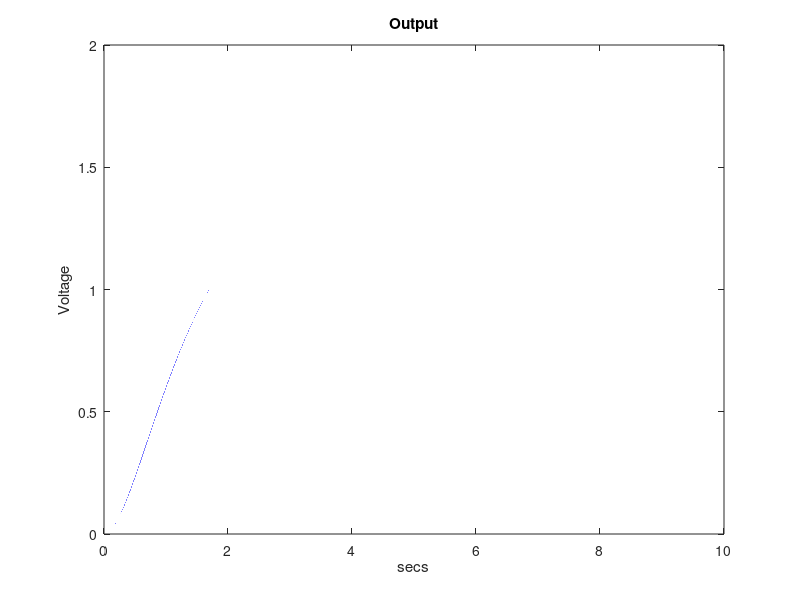
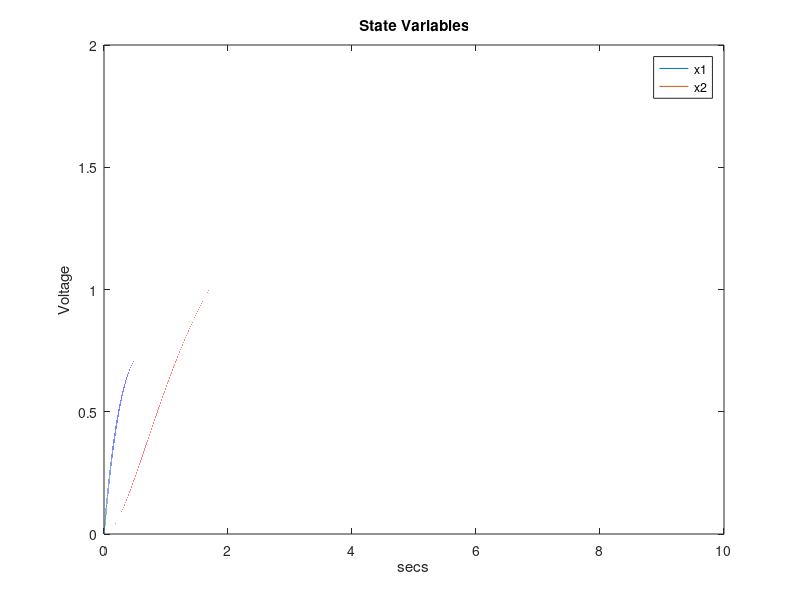
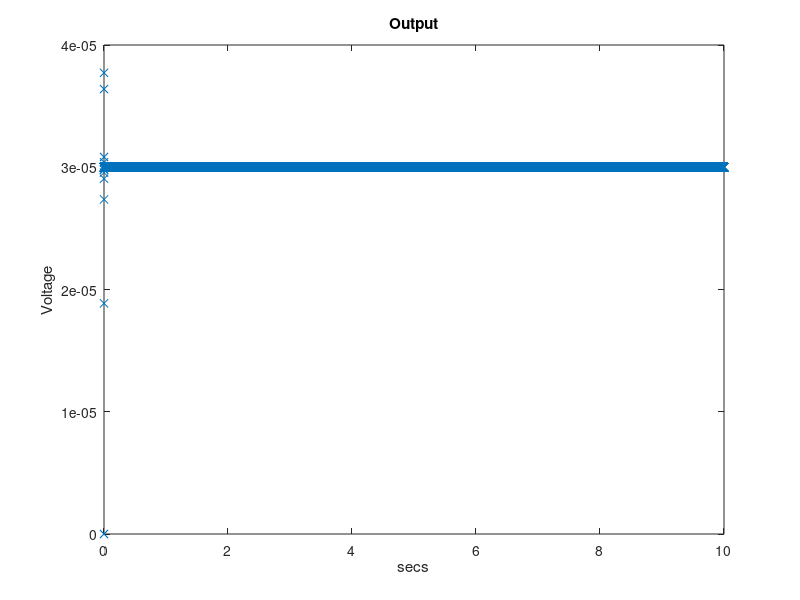
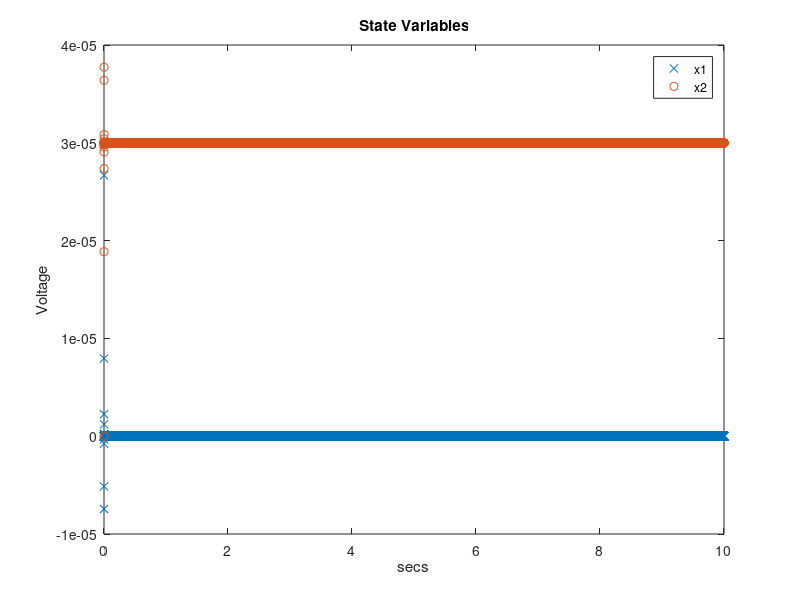

The MATLAB script that drew these images, in order: (Note: this script raises an error after producing the figures.)
% Options/switches
sine_input = 0;
plot_input = 0; 

%%
% y(t)'' + a*y'(t) + b*y(t) = u(t)
a = 3;
b = 2;
% Put equation into CCF
 A = [-a -b
     1    0];
 B = [1
     0];
 C = [0   1];
 D = 0;
 
%10 KHz sine wave input or 3V step input
freq = 1000;
samp_freq = 60*freq;
time = 10000*(1/freq);
T = 0:(1/samp_freq):time;                
if (sine_input == 1)
    U = sin(2*pi*freq.*T);
else
    U = 3*ones(size(T));  
end
if (plot_input == 1)
    figure;
    plot(T,U, 'x')
    title('Input'); xlabel('secs'); ylabel('Voltage');
end
sys = ss(A,B,C,D); 
% simulate and plot the response
[Y1, Tsim, X1] = lsim(sys,U,T);
figure;
plot(Tsim, Y1)
title('Output'); xlabel('secs'); ylabel('Voltage');
figure;
plot(Tsim, X1(:,1))
hold on
plot(Tsim, X1(:,2))
legend('x1', 'x2');
title('State Variables'); xlabel('secs'); ylabel('Voltage');

% Run again with the integrator scaling
%%
int_const = 0.1e5; % 0.16 (1/us)
a = 1*int_const;
b = 2*int_const;
input_gain = 0.2;
% Put equation into CCF
 A = [-a -b
     int_const    0];
 B = [1
     0];
 C = [0   1];
 D = 0;
 
%10 KHz sine wave input or 3V step input
freq = 1000;
samp_freq = 60*freq;
time = 10000*(1/freq);
%T = 0:(1/samp_freq):time;     
T = 0:0.0001:time;   
if (sine_input == 1)
    U = sin(2*pi*freq.*T);
else
    U = 3*input_gain*ones(size(T));  
end
if (plot_input == 1)
    figure;
    plot(T,U, 'x')
    title('Input'); xlabel('secs'); ylabel('Voltage');
end
sys = ss(A,B,C,D); 
% simulate and plot the response
X0 = [0;0];   %Initial conditions
[Y2, Tsim, X2] = lsim(sys,U,T,X0);
figure;
plot(Tsim, Y2,'x')
title('Output'); xlabel('secs'); ylabel('Voltage');
figure;
plot(Tsim, X2(:,1),'x')
hold on
plot(Tsim, X2(:,2),'o')
legend('x1', 'x2');
title('State Variables'); xlabel('secs'); ylabel('Voltage');

%%
%Plot the unscaled and scaled equations together
figure
plot(T,Y1./int_const,'x')
hold on
plot(T,Y2,'o')
legend('scaled', 'unscaled');
title('Unscaled vs. Scaled Solution'); xlabel('secs'); ylabel('Voltage');

%%
syms G1 G2 K t
A = [0 K; -G1 -G2];
B = [0; 1];
C = [1 0];
phi = C*expm(A * t)*B;
